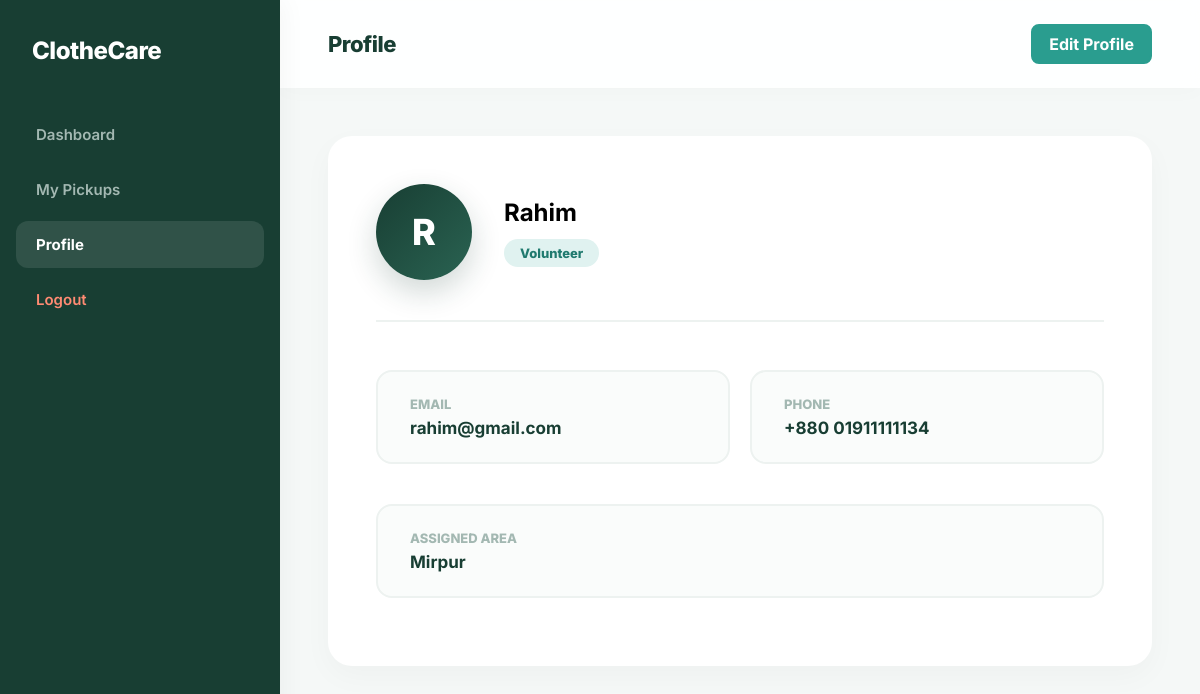
The app's page /volunteer/profile_volunteer.php (signed in) with its own data.
### tables this page shows
CREATE TABLE `volunteer_phone` (
  `V_Id` int(11) NOT NULL,
  `V_Phone` varchar(15) NOT NULL
);

CREATE TABLE `volunteer` (
  `V_Id` int(11) NOT NULL,
  `V_Name` varchar(100) DEFAULT NULL,
  `V_Password` varchar(255) DEFAULT NULL,
  `V_Email` varchar(100) DEFAULT NULL,
  `V_Assigned_Area` varchar(100) DEFAULT NULL
);

### volunteer/profile_volunteer.php (the view, shortened to what this page needs)
<?php
require_once '../config/db.php';
$user_id = $_SESSION['user_id'];
$data = $conn->query("SELECT v.V_Name, v.V_Email, v.V_Assigned_Area, vp.V_Phone FROM Volunteer v LEFT JOIN Volunteer_Phone vp ON v.V_Id = vp.V_Id WHERE v.V_Id = $user_id")->fetch_assoc();
$initials = strtoupper(substr(explode(' ', $data['V_Name'])[0], 0, 1));
?>
<!DOCTYPE html>
<html lang="en">
<head><meta charset="UTF-8"><title>My Profile</title><link rel="stylesheet" href="../css/style.css"></head>
<body class="dashboard-body">
    <div class="sidebar"><div class="sidebar-brand">ClotheCare</div><ul class="nav-links"><li><a href="dashboard_volunteer.php">Dashboard</a></li><li><a href="volunteer_pickups.php">My Pickups</a></li><li><a href="profile_volunteer.php" class="active">Profile</a></li><li><a href="../auth/logout.php" class="logout-link">Logout</a></li></ul></div>
    <div class="main-content">
        <div class="topbar"><div class="page-title">Profile</div><a href="edit_profile_volunteer.php" class="btn-approve" style="text-decoration: none;">Edit Profile</a></div>
        <div class="content-wrapper"><div class="profile-card">
            <div class="profile-header-main"><div class="profile-avatar-large"><?php echo $initials; ?></div><div><h2><?php echo htmlspecialchars($data['V_Name']); ?></h2><div class="profile-status">Volunteer</div></div></div>
            <div style="display: grid; grid-template-columns: 1fr 1fr; gap: 20px;">
                <div class="info-group"><div class="info-text"><span class="info-label">Email</span><span class="info-value"><?php echo htmlspecialchars($data['V_Email'] ?? 'N/A'); ?></span></div></div>
                <div class="info-group"><div class="info-text"><span class="info-label">Phone</span><span class="info-value"><?php echo !empty($data['V_Phone']) ? "+880 ".htmlspecialchars($data['V_Phone']) : 'N/A'; ?></span></div></div>
                <div class="info-group" style="grid-column: span 2;"><div class="info-text"><span class="info-label">Assigned Area</span><span class="info-value"><?php echo htmlspecialchars($data['V_Assigned_Area'] ?? 'Not Assigned'); ?></span></div></div>
            </div>
        </div></div>
    </div>
</body>
</html>

### css/style.css (style rules this page uses)
* { box-sizing: border-box; margin: 0; padding: 0; font-family: 'Inter', -apple-system, BlinkMacSystemFont, "Segoe UI", Roboto, Helvetica, Arial, sans-serif; -webkit-font-smoothing: antialiased; -moz-osx-font-smoothing: grayscale; }
.btn-approve { padding: 8px 16px; background: #2A9D8F; border: 2px solid #2A9D8F; border-radius: 8px; color: #ffffff; font-weight: 700; cursor: pointer; transition: all 0.3s ease; }
body.dashboard-body { background: #f5f8f7; display: flex; height: 100vh; overflow: hidden; }
.sidebar { width: 280px; background: #183e33; color: #ffffff; display: flex; flex-direction: column; transition: all 0.3s ease; box-shadow: 4px 0 24px rgba(0,0,0,0.04); z-index: 20; }
.sidebar-brand { padding: 36px 32px; font-size: 24px; font-weight: 800; letter-spacing: -0.5px; }
.nav-links { list-style: none; padding: 10px 16px; flex: 1; overflow-y: auto; }
.nav-links li { margin-bottom: 8px; }
.nav-links a { display: block; padding: 14px 20px; color: #a3b8b2; text-decoration: none; border-radius: 12px; font-weight: 600; font-size: 15px; transition: all 0.3s ease; }
.nav-links a.active { background: rgba(255,255,255,0.1); color: #ffffff; font-weight: 700; }
.logout-link { color: #ff8b73 !important; }
.main-content { flex: 1; display: flex; flex-direction: column; overflow-y: auto; scroll-behavior: smooth; }
.topbar { background: rgba(255, 255, 255, 0.9); backdrop-filter: blur(10px); padding: 24px 48px; display: flex; justify-content: space-between; align-items: center; position: sticky; top: 0; z-index: 10; box-shadow: 0 4px 20px rgba(0,0,0,0.02); }
.page-title { font-size: 22px; font-weight: 800; color: #183e33; letter-spacing: -0.5px; }
.content-wrapper { padding: 48px; max-width: 1200px; margin: 0 auto; width: 100%; }
.profile-card { background: #ffffff; border-radius: 24px; padding: 48px; margin-bottom: 40px; box-shadow: 0 10px 30px rgba(0,0,0,0.03); }
.profile-header-main { display: flex; align-items: center; gap: 32px; margin-bottom: 48px; padding-bottom: 40px; border-bottom: 2px solid #edf2f0; }
.profile-avatar-large { width: 96px; height: 96px; background: linear-gradient(135deg, #183e33 0%, #2a6352 100%); color: #ffffff; border-radius: 50%; display: flex; align-items: center; justify-content: center; font-size: 36px; font-weight: 800; box-shadow: 0 12px 30px rgba(24, 62, 51, 0.2); }
.profile-status { display: inline-block; padding: 6px 16px; background: #e0f2f0; color: #207a6f; border-radius: 20px; font-size: 13px; font-weight: 800; margin-top: 12px; }
.info-group { background: #fafcfb; padding: 24px 32px; border-radius: 16px; margin-bottom: 20px; display: flex; align-items: center; gap: 16px; border: 2px solid #edf2f0; }
.info-text { display: flex; flex-direction: column; }
.info-label { font-size: 13px; color: #a3b8b2; text-transform: uppercase; font-weight: 800; margin-bottom: 6px; }
.info-value { font-size: 17px; color: #183e33; font-weight: 700; }

### records on screen
volunteer_phone: V_Id.V_Name "R", V_Id.V_Name "Rahim", V_Id.V_Email "rahim@gmail.com", V_Phone "01911111134", V_Id.V_Assigned_Area "Mirpur"
